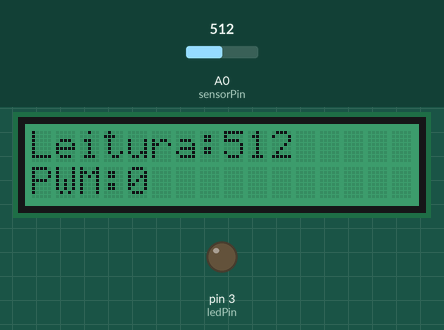
This sketch was run on a simulated Arduino Uno, built with avr-gcc and run on an emulated ATmega328P. On the bench: 16×2 character LCD, output pins drawn as LEDs (lit = HIGH). Inputs (shaded band) come from the test bench; at power-on: A0 (sensorPin) = 512. What the sketch prints to the serial monitor is not drawn.

Above: at 2.2 s.
2.3 s: A0 (sensorPin) set to 105
At 2.9 s:
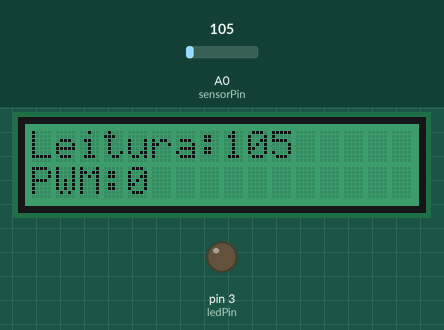
3.8 s: A0 (sensorPin) set to 88
At 4.3 s:
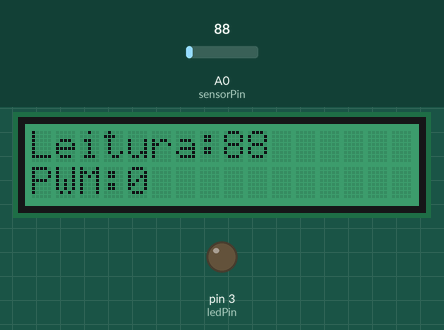
5.3 s: A0 (sensorPin) set to 110
At 6.4 s:
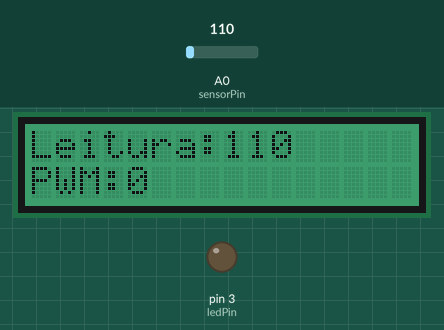
Timing chart, 0 to 8.3 s (numbered marks = the images above; inputs shaded):
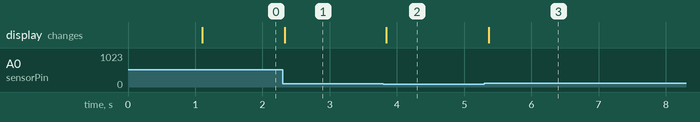

The sketch:

pid-v1.ino
```cpp
#include <Wire.h>
#include "rgb_lcd.h"

const int sensorPin = A0;
const int ledPin = 3;

float Kp = 0.2;
float Ki = 0.05;
float Kd = 0.06;

int target = 100;

float erroAnterior = 0;
float integral = 0;

rgb_lcd lcd;

void setup() {
  pinMode(ledPin, OUTPUT);
  Serial.begin(9600);

  lcd.begin(16, 2);
  lcd.setRGB(0, 128, 64); // Escolha uma cor para o backlight
  lcd.print("Iniciando...");
  delay(1000);
  lcd.clear();
}

void loop() {
  int leitura = analogRead(sensorPin);
  float erro = target - leitura;

  // PID
  integral += erro;
  float derivada = erro - erroAnterior;
  float saida = Kp * erro + Ki * integral + Kd * derivada;

  erroAnterior = erro;

  // Converte para PWM válido (0 a 255)
  int pwm = constrain((int)saida, 0, 255);
  analogWrite(ledPin, pwm);

  // Exibição no display LCD
  lcd.setCursor(0, 0);
  lcd.print("Leitura:");
  lcd.print(leitura);
  lcd.print("   ");

  lcd.setCursor(0, 1);
  lcd.print("PWM:");
  lcd.print(pwm);
  lcd.print("        ");

  // Debug serial
  Serial.print("Sensor: ");
  Serial.print(leitura);
  Serial.print(" | PWM: ");
  Serial.println(pwm);
  delay(20);
}
```

Measured:
- after the input at 2.3 s, the display: changes at once (image 1)
- after the input at 3.8 s, the display: changes at once (image 2)
- after the input at 5.3 s, the display: changes after 0.06 s (image 3)
